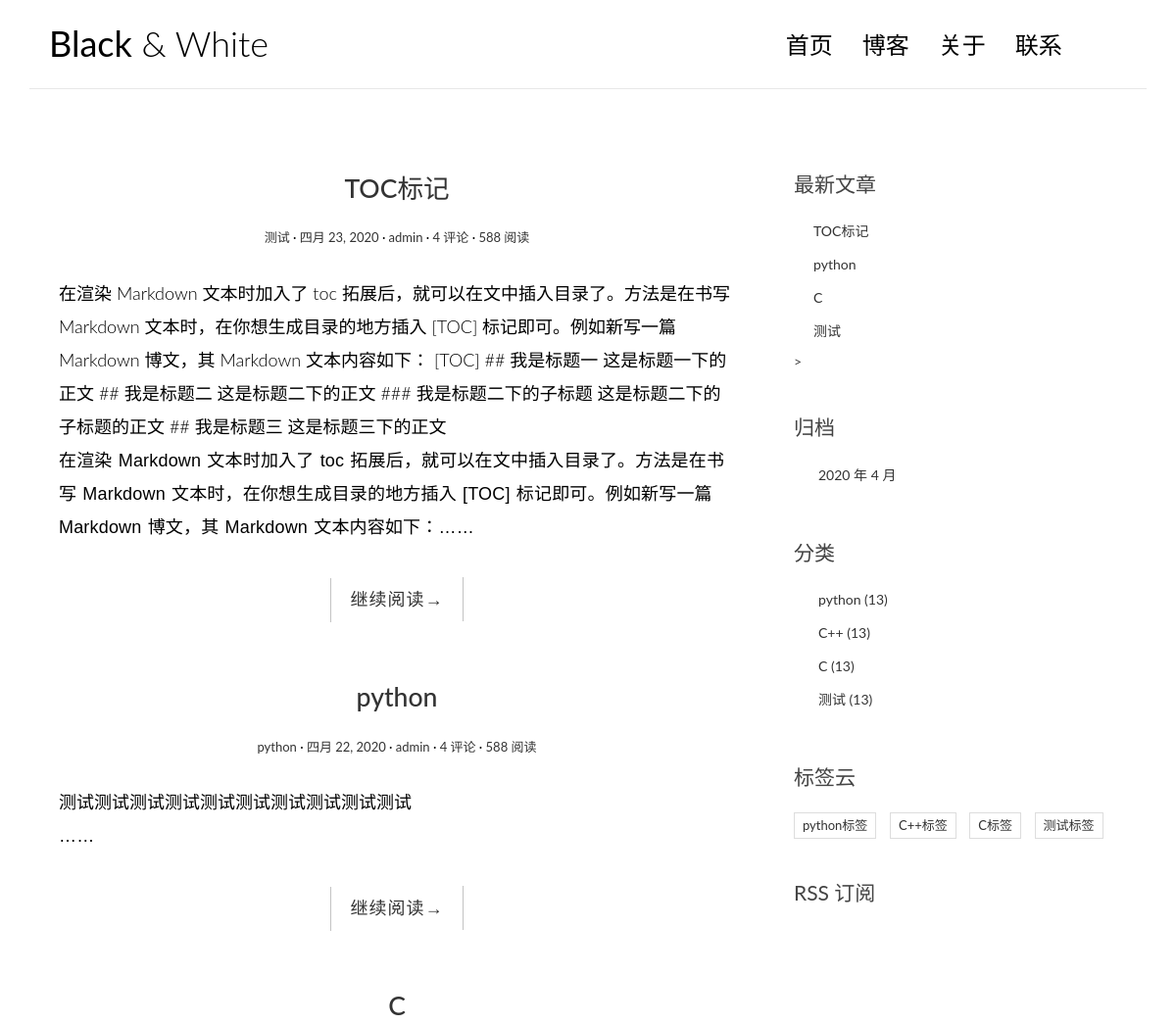
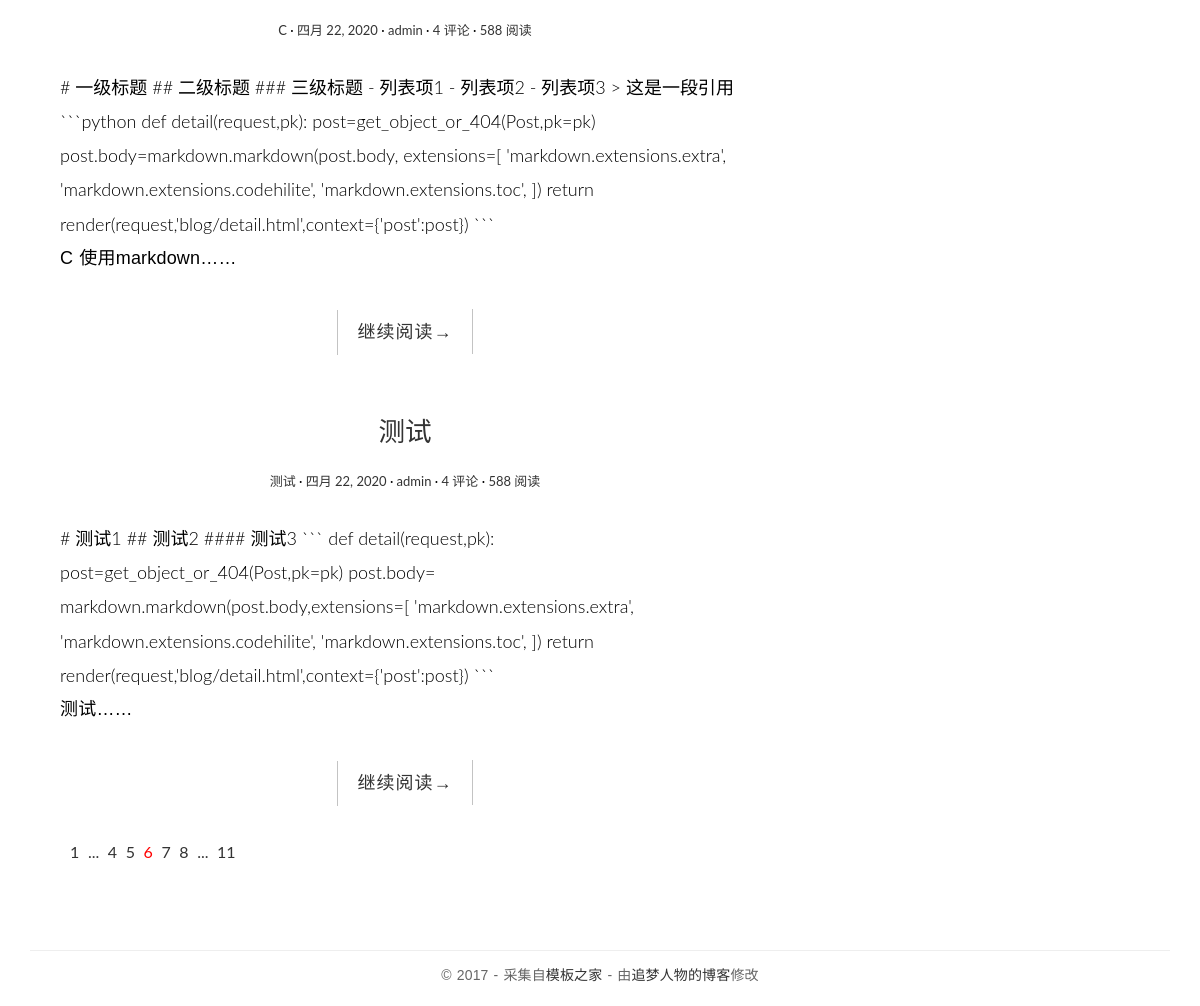
The page / on the database its author committed (2 pictures, top to bottom).
### blog/models.py (models this page shows, shortened)
class Post(models.Model):
    title=models.CharField(max_length=70,verbose_name='文章标题')
    body=models.TextField(verbose_name='正文')
    create_time=models.DateField(default=timezone.now,verbose_name='创建时间')    #创建时间
    modified_time=models.DateField(verbose_name='修改时间')  #最后修改时间
    excerpt=models.CharField(max_length=200,blank=True,verbose_name='摘要')  #文章摘要
    category=models.ForeignKey(Category,on_delete=models.CASCADE,verbose_name='分类')
    tags=models.ManyToManyField(Tag,blank=True,verbose_name='标签')
    author=models.ForeignKey(User,on_delete=models.CASCADE,verbose_name='作者')
    class Meta:
        verbose_name='文章'
        verbose_name_plural=verbose_name
    def get_absolute_url(self):
        return reverse('blog:detail',kwargs={'pk':self.pk})

class Category(models.Model):
    name=models.CharField(max_length=100,verbose_name='分类名称')
    class Meta:
        verbose_name='分类'
        verbose_name_plural=verbose_name

class Tag(models.Model):
    name = models.CharField(max_length=100,verbose_name='标签名称')
    class Meta:
        verbose_name='标签'
        verbose_name_plural=verbose_name

### blog/views.py (the view)
# urls.py: path('', views.index, name='index'),
def index(request):
    post_list = Post.objects.all().order_by('-create_time')
    return render(request, 'blog/index.html', context={'post_list': post_list})

### blog/templatetags/blog_extras.py (called while the page is built)
@register.inclusion_tag('blog/inclusions/_recent_posts.html',takes_context=True)
def show_recent_posts(context,num=5):
    return {
        'recent_post_list':Post.objects.all().order_by('-create_time')[:num],
    }

@register.inclusion_tag('blog/inclusions/_archives.html', takes_context=True)
def show_archives(context):
    return {
        'date_list': Post.objects.dates('create_time', 'month', order='DESC'),
    }

@register.inclusion_tag('blog/inclusions/_categories.html', takes_context=True)
def show_categories(context):
    return {
        'category_list': Category.objects.all(),
    }

@register.inclusion_tag('blog/inclusions/_tags.html', takes_context=True)
def show_tags(context):
    return {
        'tag_list': Tag.objects.all(),
    }

### templates/blog/index.html (shortened to what this page needs)
{% extends 'base.html' %}
{% load blog_extras %}
{% load staticfiles %}
            {% block main %}
                {% for post in post_list %}
                <article class="post post-{{ post.pk }}">
                    <header class="entry-header">
                        <h1 class="entry-title">
                            <a href="{{post.get_absolute_url}}">{{post.title}}</a>
                        </h1>
                        <div class="entry-meta">
                            <span class="post-category"><a href="#">{{post.category.name}}</a></span>
                            <span class="post-date"><a href="#"><time class="entry-date"
                                                                      datetime="{{post.create_time}}">{{post.create_time}}</time></a></span>
                            <span class="post-author"><a href="#">{{post.author}}</a></span>
                            <span class="comments-link"><a href="#">4 评论</a></span>
                            <span class="views-count"><a href="#">588 阅读</a></span>
                        </div>
                    </header>
                    <div class="entry-content clearfix">
                        {{ post.body|safe }}
                    </div>
                    <div class="entry-content clearfix">
                        <p>{{ post.excerpt }}……</p>
                        <div class="read-more cl-effect-14">
                            <a href="{{ post.get_absolute_url }}" class="more-link">继续阅读<span class="meta-nav">→</span> </a>
                        </div>
                    </div>
                </article>
                {% empty %}
                    <div class="no-post">暂时还没有发布的文章！</div>
                {% endfor %}
                <div class="pagination">
                    <ul>
                        <li><a href="">1</a></li>
                        <li><a href="">...</a></li>
                        <li><a href="">4</a></li>
                        <li><a href="">5</a></li>
                        <li class="current"><a href="">6</a></li>
                        <li><a href="">7</a></li>
                        <li><a href="">8</a></li>
                        <li><a href="">...</a></li>
                        <li><a href="">11</a></li>
                    </ul>
                </div>
            {% endblock main %}
            {% block toc %}
                {% show_recent_posts %}>
                {% show_archives %}
                {% show_categories %}
                {% show_tags %}
                <div class="rss">
                    <a href=""> RSS 订阅</a>
                </div>
            {% endblock toc %}

### templates/blog/inclusions/_recent_posts.html
<div class="widget widget-recent-posts">
    <h3 class="widget-title">最新文章</h3>
    <ul>
        {% for post in recent_post_list %}
        <li>
            <a href="{{ post.get_absoulte_url }}">{{ post.title }}</a>
        </li>
        {% empty %}
        暂无文章！
        {% endfor %}
    </ul>
</div>

### templates/blog/inclusions/_categories.html
<div class="widget widget-category">
  <h3 class="widget-title">分类</h3>
  <ul>
    {% for category in category_list %}
      <li>
        <a href="{% url 'blog:category' category.pk %}">{{ category.name }} <span class="post-count">(13)</span></a>
      </li>
    {% empty %}
      暂无分类！
    {% endfor %}
  </ul>
</div>

### templates/blog/inclusions/_tags.html
<div class="widget widget-tag-cloud">
  <h3 class="widget-title">标签云</h3>
  <ul>
    {% for tag in tag_list %}
      <li>
        <a href="{% url 'blog:tag' tag.pk %}">{{ tag.name }}</a>
      </li>
    {% empty %}
      暂无标签！
    {% endfor %}
  </ul>
</div>

### blog/static/blog/css/custom.css (style rules this page uses)
* { outline: none; }
h1, h2, h3, h4, h5, h6 { margin-top: 0; }
a { color: #333; }
body { color: #444; font-family: 'Lato', sans-serif; }
p { font-family: 'Ubuntu', sans-serif; font-weight: 400; word-spacing: 1px; letter-spacing: 0.01em; }
.post { background: #fff; padding: 30px 30px 0; }
.entry-title { text-align: center; font-size: 1.9em; margin-bottom: 20px; line-height: 1.6; padding: 10px 20px 0; }
.entry-meta { text-align: center; color: #DDDDDD; font-size: 13px; margin-bottom: 30px; }
.entry-content { font-size: 18px; line-height: 1.9; font-weight: 300; color: #000; }
.post-category::after, .post-date::after, .post-author::after, .comments-link::after { content: ' ·'; color: #000; }
.read-more { font-family: 'Ubuntu', sans-serif; font-weight: 400; word-spacing: 1px; letter-spacing: 0.01em; text-align: center; margin-top: 20px; }
.cl-effect-14 a { padding: 0 20px; height: 45px; line-height: 45px; position: relative; display: inline-block; margin: 15px 25px; letter-spacing: 1px; font-weight: 400; text-shadow: 0 0 1px rgba(255, 255, 255, 0.3); }
.cl-effect-14 a::before, .cl-effect-14 a::after { position: absolute; width: 45px; height: 1px; background: #C3C3C3; content: ''; -webkit-transition: all 0.3s; -moz-transition: all 0.3s; transition: all 0.3s; pointer-events: none; }
.cl-effect-14 a::before { top: 0; left: 0; -webkit-transform: rotate(90deg); -moz-transform: rotate(90deg); transform: rotate(90deg); -webkit-transform-origin: 0 0; -moz-transform-origin: 0 0; transform-origin: 0 0; }
.cl-effect-14 a::after { right: 0; bottom: 0; -webkit-transform: rotate(90deg); -moz-transform: rotate(90deg); transform: rotate(90deg); -webkit-transform-origin: 100% 0; -moz-transform-origin: 100% 0; transform-origin: 100% 0; }
.widget { background: #fff; padding: 30px 0 0; }
.widget-title { font-size: 1.5em; margin-bottom: 20px; line-height: 1.6; padding: 10px 0 0; font-weight: 400; }
.widget-recent-posts ul { padding: 0; margin: 0; padding-left: 20px; }
.widget-recent-posts ul li { list-style-type: none; position: relative; line-height: 170%; margin-bottom: 10px; }
.widget-recent-posts ul li::before { content: '\f3d3'; font-family: "Ionicons"; position: absolute; left: -17px; top: 3px; font-size: 16px; color: #000; }
.widget-category ul { padding: 0; margin: 0; padding-left: 25px; }
.widget-category ul li { list-style-type: none; position: relative; line-height: 170%; margin-bottom: 10px; }
.widget-category ul li::before { content: '\f3fe'; font-family: "Ionicons"; position: absolute; left: -25px; top: 1px; font-size: 18px; color: #000; }
.widget-tag-cloud ul { padding: 0; margin: 0; margin-right: -10px; }
.widget-tag-cloud ul li { list-style-type: none; font-size: 13px; display: inline-block; margin-right: 10px; margin-bottom: 10px; padding: 3px 8px; border: 1px solid #ddd; }
.rss { font-size: 21px; margin-top: 30px; }
.rss a { color: #444; }
.pagination ul { list-style: none; }
.pagination ul li { display: inline-block; font-size: 16px; margin-right: 5px; }
.current a { color: red; }

### rows shown on the page
Post: title "TOC标记", category.name "测试", create_time "四月 23, 2020", author "admin", body "在渲染 Markdown 文本时加入了 toc 拓展后，就可以在文中插入目录了。方法是在书写 Markdown 文本时，在你想生成目录的地方插入 [TOC] 标记即可。例如新写一篇 Markdown 博文，其 Markdown 文本内容如下： [TOC] ## 我是标题一 这是标题一下的正文 ## 我是标题二 这是标题二下的正文 ### 我是标题二下的子标题 这是标题二下的子标题的正文 ## 我是标题三 这是标题三下的正文", excerpt "在渲染 Markdown 文本时加入了 toc 拓展后，就可以在文中插入目录了。方法是在书写 Markdown 文本时，在你想生成目录的地方插入 [TOC] 标记即可。例如新写一篇 Markdown 博文，其 Markdown 文本内容如下："
Post: title "python", category.name "python", create_time "四月 22, 2020", author "admin", body "测试测试测试测试测试测试测试测试测试测试"
Post: title "C", category.name "C", create_time "四月 22, 2020", author "admin", body "# 一级标题 ## 二级标题 ### 三级标题 - 列表项1 - 列表项2 - 列表项3 > 这是一段引用 ```python def detail(request,pk): post=get_object_or_404(Post,pk=pk) post.body=markdown.markdown(post.body, extensions=[ 'markdown.extensions.extra', 'markdown.extensions.codehilite', 'markdown.extensions.toc', ]) return render(request,'blog/detail.html',context={'post':post}) ```", excerpt "C 使用markdown"
Post: title "测试", category.name "测试", create_time "四月 22, 2020", author "admin", body "# 测试1 ## 测试2 #### 测试3 ``` def detail(request,pk): post=get_object_or_404(Post,pk=pk) post.body= markdown.markdown(post.body,extensions=[ 'markdown.extensions.extra', 'markdown.extensions.codehilite', 'markdown.extensions.toc', ]) return render(request,'blog/detail.html',context={'post':post}) ```", excerpt "测试"
Category: name "python"
Category: name "C++"
Category: name "C"
Category: name "测试"
Tag: name "python标签"
Tag: name "C++标签"
Tag: name "C标签"
Tag: name "测试标签"

### other values the page prints
{{ date.year }} "2020"
{{ date.month }} "4"
